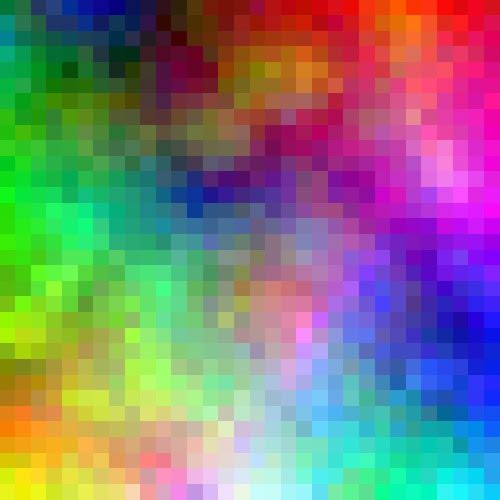
#> input picture jupyter-notebooks/som-ic2.jpg, 500 x 500 px
$ jupyter execute picwall2.ipynb
#> lines starting #> are read from the running program, lines starting #| are printed output that depends on the picture
[cell 1]
import numpy as np
import cv2
from matplotlib import pyplot as plt
from matplotlib import patches as patches
from random import randint
from PIL import Image
from math import sqrt
from math import sin
from math import cos
from math import pi
from math import floor
from math import ceil
import operator #for sorting array of tuples
from time import time

[cell 2]
img = cv2.imread('som-ic2.jpg')
#> img is the input picture: shape (500, 500, 3); mean B, G, R 122.5, 124.8, 127.9
#import SOM-image and convert to rgb
img_rgb = cv2.cvtColor(img, cv2.COLOR_BGR2RGB)
plt.figure(figsize=(1,1))
plt.imshow(img_rgb)

dist = int(500/32)#image width is 500
col_arr = []
#create 2-dimensional array of colors from SOM-image
for x in range(0, 32):
    yArr = []
    for y in range(0, 32):
        yArr.append(img_rgb[x*dist][y*dist])
    col_arr.append(yArr)
#> after the loop, col_arr = 32 items

[cell 3]
#when node is initialized with a number of leaves
#it recursively generates a (random) binary tree
class Node:
    #leftChild: None or new Node
    #rightChild: None or new Node
    #ar – aspect ratio: calculated from leftChild.ar and rightChild.ar
    #sliceDirection: "V"(0) or "H"(1) or None, when it's a leaf
    def __init__(self, numOfLeaves, aspectRatio, parent, width, height, position, rects, image):
        self.leftChild = None
        self.rightChild = None
        self.sliceDirection = None
        self.aspectRatio = aspectRatio
        self.image = image
        self.parent = parent
        self.width = width
        self.height = height
        self.position = position

        if(numOfLeaves == 1 and self.image == None): #this node is a leaf
            #select image/rect from rects, that best fits the aspectRatio
            self.image = findBestImg(aspectRatio, rects)

        if(numOfLeaves == 2): #this node is inner node with two leaves
            image1, image2 = findImagePair(aspectRatio, rects)
            if(width/height < aspectRatio):
                self.sliceDirection = 0
            else:
                self.sliceDirection = 1
            if(self.sliceDirection == 0): #vertical slice
                childWidth = height * (aspectRatio/2)
                childHeight = height
                leftPos = position
                rightPos = ((position[0] + width - childWidth), position[1])
                self.leftChild = Node(floor(numOfLeaves/2), aspectRatio/2, self, childWidth, childHeight, leftPos, rects, image1)
                self.rightChild = Node(ceil(numOfLeaves/2), aspectRatio/2, self, childWidth, childHeight, rightPos, rects, image2)
            else: #horizontal slice
                childWidth = width
                childHeight = width / (aspectRatio*2)
                leftPos = position
                rightPos = (position[0], (position[1] + height - childHeight))
                self.leftChild = Node(floor(numOfLeaves/2), aspectRatio*2, self, childWidth, childHeight, leftPos, rects, image1)
                self.rightChild = Node(ceil(numOfLeaves/2), aspectRatio*2, self, childWidth, childHeight, rightPos, rects, image2)

        if(numOfLeaves >= 2): #this node is an inner node with two children
            self.sliceDirection = randint(0,1) #random int 0 for "V", or 1 for "H"
            if(self.sliceDirection == 0): #vertical slice
                childWidth = height * (aspectRatio/2)
                childHeight = height
                leftPos = position
                rightPos = ((position[0] + width - childWidth), position[1])
                self.leftChild = Node(floor(numOfLeaves/2), aspectRatio/2, self, childWidth, childHeight, leftPos, rects, None)
                self.rightChild = Node(ceil(numOfLeaves/2), aspectRatio/2, self, childWidth, childHeight, rightPos, rects, None)
            else: #horizontal slice
                childWidth = width
                childHeight = width / (aspectRatio*2)
                leftPos = position
                rightPos = (position[0], (position[1] + height - childHeight))
                self.leftChild = Node(floor(numOfLeaves/2), aspectRatio*2, self, childWidth, childHeight, leftPos, rects, None)
                self.rightChild = Node(ceil(numOfLeaves/2), aspectRatio*2, self, childWidth, childHeight, rightPos, rects, None)

[cell 4]
def findBestImg(aspectRatio, rectangles):
    unassignedPos = firstUnassignedPos(rectangles)
    diff = abs(aspectRatio - ((rectangles[unassignedPos][2])/(rectangles[unassignedPos][3])))
    bestImgPos = unassignedPos

    for i in range(unassignedPos + 1, len(rectangles)):
        if(rectangles[i][5] == False): #rectangle not assigned yet
            ar_rect = (rectangles[i][2])/(rectangles[i][3]) #width/height
            tmpDiff = abs(aspectRatio - ar_rect)
            if(tmpDiff < diff):
                diff = tmpDiff
                bestImgPos = i

    rectangles[bestImgPos] = (rectangles[bestImgPos][0], rectangles[bestImgPos][1], rectangles[bestImgPos][2], rectangles[bestImgPos][3], rectangles[bestImgPos][4], True, rectangles[bestImgPos][6])
    return rectangles[bestImgPos] #format: (x, y, width, height, (r,g,b, 0.6), assigned, ar)

[cell 5]
def findImagePair(aspectRatio, rectangles):
    #sort rectangles according to their aspect ratios
    front = firstUnassignedPos(rectangles)
    back = lastUnassignedPos(rectangles)
    i = front
    j = back
    ar_front = rectangles[front][2] / rectangles[front][3]
    ar_back = rectangles[back][2] / rectangles[back][3]
    min_diff = abs(ar_front + ar_back - aspectRatio)
    while (front <= back):
        if (ar_front + ar_back > aspectRatio):
            if (abs(ar_front + ar_back - aspectRatio) < min_diff):
                min_diff = abs(ar_front + ar_back - aspectRatio)
                i = front
                j = back
            back = back - 1
            while(rectangles[back][5] == True and front <= back):
                back = back - 1
        elif (ar_front + ar_back < aspectRatio):
            if (abs(ar_front + ar_back - aspectRatio) < min_diff):
                min_diff = abs(ar_front + ar_back - aspectRatio)
                i = front
                j = back
            front = front + 1
            while(rectangles[front][5] == True and front <= back):
                front = front + 1
        else:
            i = front
            j = back
    #"erase" i and j from rectangles by changing flag to assigned = True
    rectangles[i] = (rectangles[i][0], rectangles[i][1], rectangles[i][2], rectangles[i][3], rectangles[i][4], True, rectangles[i][6])
    rectangles[j] = (rectangles[j][0], rectangles[j][1], rectangles[j][2], rectangles[j][3], rectangles[j][4], True, rectangles[j][6])
    return rectangles[i], rectangles[j]

[cell 6]
#returns the first index i from rectangles, where rectangles[i] is not assigned
def firstUnassignedPos(rectangles):
    for i in range(0, len(rectangles)):
        if(rectangles[i][5] == False):
            return i
    print("all positions in rectangles appear to be assigned")
    return -1

[cell 7]
def lastUnassignedPos(rectangles): #see firstUnassignedPos
    for i in range(len(rectangles)-1, -1, -1):
        if(rectangles[i][5] == False):
            return i
    print("all positions in rectangles appear to be assigned")
    return -1

[cell 8]
#returns an array of tuples, which define rectangles with random sizes
def generateRects(subsetSize):
    rects = []
    #subsetSize = 3 #originally subsetSize = 32
    for x in range(0, subsetSize):
        for y in range(0, subsetSize):
            rand_width = randint(30,100)
            rand_height = randint(30,100)
            r = float(col_arr[x][y][0]/255)
            g = float(col_arr[x][y][1]/255)
            b = float(col_arr[x][y][2]/255)
            assigned = False
            ar = rand_width/rand_height
            rects.append( (x*50, y*50, rand_width, rand_height, (r,g,b, 0.6), assigned, ar) ) #alpha 0.6

    return rects

[cell 9]
subsetSize = 3
numberOfImages = subsetSize*subsetSize
#set expected aspect ratio
ar_width = 2
ar_height = 3
size = 500 #size * ar for size of canvas
ar_exp = (ar_width/ar_height) #width/height

rects = generateRects(subsetSize) #will generate subsetSize * subsetSize rectangles from SOM
#> after the loop in generateRects, `for x in range(0, subsetSize):`: rects = 9 items
#> rects = 9 items
rects.sort(key = operator.itemgetter(6))#sort rects by their aspect ratio

# create the tree root node with numberOfImages, which creates the tree recursively
root = Node(numberOfImages, ar_exp, None, ar_width*size, ar_height*size, (0,0), rects, None)
#> the loop in firstUnassignedPos, `for i in range(0, len(rectangles)):` made 1 pass
#> in findImagePair, `front = firstUnassignedPos(rectangles)`: front = 0
#> the loop in lastUnassignedPos, `for i in range(len(rectangles)-1, -1, -1):` made 1 pass
#> i on pass 1: 8
#> in findImagePair, `back = lastUnassignedPos(rectangles)`: back = 8
#> in findImagePair, `i = front`: i = 0
#> in findImagePair, `j = back`: j = 8
#> in findImagePair, `ar_front = rectangles[front][2] / rectangles[front][3]`: ar_front = 0.556
#> in findImagePair, `ar_back = rectangles[back][2] / rectangles[back][3]`: ar_back = 1.21
#> in findImagePair, `min_diff = abs(ar_front + ar_back - aspectRatio)`: min_diff = 1.1
#> the loop in findImagePair, `while (front <= back):` made 9 passes
#> after the loop in findImagePair, `while (front <= back):`: back = -1; front = 0; min_diff = 1.1
#> the loop in firstUnassignedPos, `for i in range(0, len(rectangles)):` made 2 passes
#> in findBestImg, `unassignedPos = firstUnassignedPos(rectangles)`: unassignedPos = 1
#> in findBestImg, `diff = abs(aspectRatio - ((rectangles[unassignedPos][2])/(rectangles[u..`: diff = 0.273
#> in findBestImg, `bestImgPos = unassignedPos`: bestImgPos = 1
#> the loop in findBestImg, `for i in range(unassignedPos + 1, len(rectangles)):` made 7 passes
#> (ar_rect, tmpDiff) on passes 1 to 6: (0.633, 0.299), (0.712, 0.379), (0.952, 0.618), (1.03, 0.699), (1.12, 0.786), (1.19, 0.858)
#> after the loop in findBestImg, `for i in range(unassignedPos + 1, len(rectangles)):`: diff = 0.273
#> the loop in firstUnassignedPos (call 2), `for i in range(0, len(rectangles)):` made 3 passes
#> the loop in findBestImg (call 2), `for i in range(unassignedPos + 1, len(rectangles)):` made 6 passes
#> the loop in firstUnassignedPos (call 2), `for i in range(0, len(rectangles)):` made 4 passes
#> the loop in lastUnassignedPos (call 2), `for i in range(len(rectangles)-1, -1, -1):` made 2 passes
#> the loop in findImagePair (call 2), `while (front <= back):` made 5 passes

[cell 10]
#create blank (black) image
blank = np.zeros( (500, 500, 3), np.uint8 )
blank_img = Image.fromarray(blank, 'RGB')
#> blank_img: PIL image 500x500 RGB; every value is 0

#create figure and axes
fig,ax = plt.subplots(1)
ax.imshow(blank_img)

for i in range(0, len(rects)):
    posX = rects[i][0]
    posY = rects[i][1]
    width = rects[i][2]
    height = rects[i][3]
    color = rects[i][4]#[0:3]
    tmpRect = patches.Rectangle((posX, posY), width, height, linewidth=0, edgecolor=color, facecolor=color)
    ax.add_patch(tmpRect)
#> this loop made 9 passes
#> (posX, posY, width, height, color) on passes 1 to 9: (0, 50, 35, 63, (0.0863, 0.451, 0.227, 0.6)), (50, 100, 57, 94, (0.212, 0.443, 0.365, 0.6)), (100, 100, 62, 98, (0.145, 0.467, 0.325, 0.6)), (100, 0, 47, 66, (0.0118, 0.541, 0.518, 0.6)), (0, 0, 79, 83, (0, 0.471, 0.196, 0.6)), (0, 100, 95, 92, (0.176, 0.38, 0.329, 0.6)), (100, 50, 47, 42, (0.0706, 0.478, 0.38, 0.6)), (50, 0, 81, 68, (0.0549, 0.561, 0.412, 0.6)), (50, 50, 91, 75, (0.137, 0.522, 0.369, 0.6))

plt.imshow(blank_img)
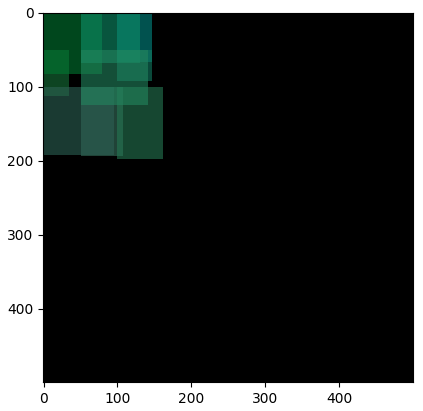
#> figure drawn by matplotlib, 1 panel

[cell 11]
blank2 = np.zeros( (ar_height*size, ar_width*size, 3), np.uint8 )
blank2_img = Image.fromarray(blank2, 'RGB')
#> blank2_img: PIL image 1000x1500 RGB; every value is 0

[cell 12]
#create figure and axes
fig,ax2 = plt.subplots(figsize=(5,5))
ax2.imshow(blank2_img)

#build image from tree structure
#traverse tree
def traverseTree(node):
    treeRects = []
    if(node.leftChild == None and node.rightChild == None): #leaf
        #display
        rect = node.image
        position = node.position
        width = rect[2]
        width = node.width
        height = rect[3]
        height = node.height
        #color = rect[4][0:3]
        tmpRect = patches.Rectangle(position, width, height, linewidth=0.5, edgecolor=(1,1,1), facecolor=(0,0,0))
        ax2.add_patch(tmpRect)
        #print(rect)
    else:
        traverseTree(node.leftChild)
        traverseTree(node.rightChild)

traverseTree(root)
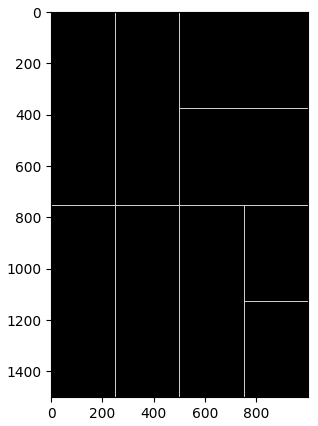
#> figure drawn by matplotlib, 1 panel

[cell 13]
#create figure and axes
fig,ax2 = plt.subplots(figsize=(8,8))
ax2.imshow(blank2_img)

#build image from tree structure
#traverse tree
def traverseTree(node):
    treeRects = []
    if(node.leftChild == None and node.rightChild == None): #leaf
        #display
        rect = node.image
        position = node.position
        width = rect[2]
        height = rect[3]
        if(node.height > node.width): # rect_height is bigger than rect_width
            height = (height/width) * node.width
            width = node.width
        else: # rect_width is same or bigger than rect_height
            width = (width/height) * node.height
            height = node.height
        color = rect[4][0:3] #add or remove transparency to see overlapping
        tmpRect = patches.Rectangle(position, width, height, linewidth=0, edgecolor=color, facecolor=color)
        ax2.add_patch(tmpRect)
        #print("width: ", width, ", height: ", height)
    else:
        traverseTree(node.leftChild)
        traverseTree(node.rightChild)

traverseTree(root)
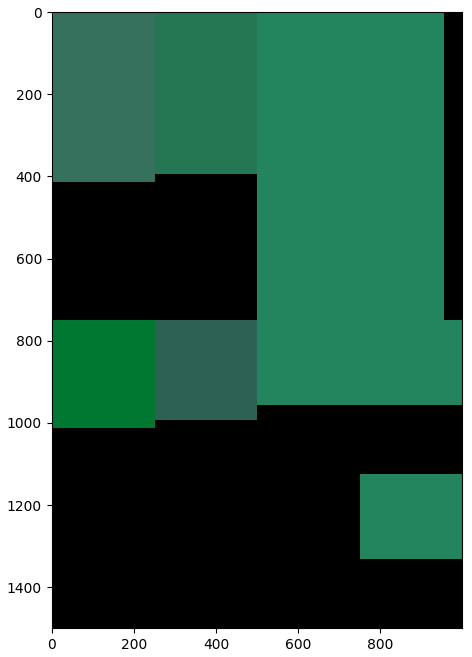
#> figure drawn by matplotlib, 1 panel

$ run again, with jupyter-notebooks/som-flowers.jpg copied over jupyter-notebooks/som-ic2.jpg
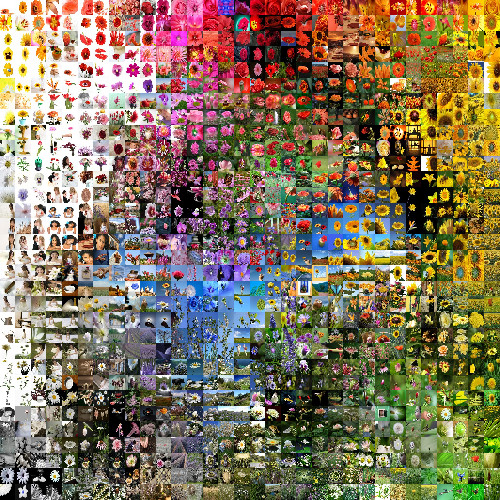
#> input picture jupyter-notebooks/som-flowers.jpg, 500 x 500 px
#> img is the input picture: shape (500, 500, 3); mean B, G, R 93.7, 117.9, 133.4
#> after the loop `for x in range(0, 32):`: col_arr = 32 items
#> after the loop in generateRects, `for x in range(0, subsetSize):`: rects = 9 items
#> the loop in firstUnassignedPos, `for i in range(0, len(rectangles)):` made 1 pass
#> in findImagePair, `front = firstUnassignedPos(rectangles)`: front = 0
#> the loop in lastUnassignedPos, `for i in range(len(rectangles)-1, -1, -1):` made 1 pass
#> i on pass 1: 8
#> in findImagePair, `back = lastUnassignedPos(rectangles)`: back = 8
#> in findImagePair, `i = front`: i = 0
#> j = 8
#> ar_front = 0.556
#> ar_back = 1.21
#> in findImagePair, `min_diff = abs(ar_front + ar_back - aspectRatio)`: min_diff = 1.1
#> the loop in findImagePair, `while (front <= back):` made 9 passes
#> after the loop in findImagePair, `while (front <= back):`: back = -1; front = 0; min_diff = 1.1
#> the loop in firstUnassignedPos, `for i in range(0, len(rectangles)):` made 2 passes
#> unassignedPos = 1
#> in findBestImg, `diff = abs(aspectRatio - ((rectangles[unassignedPos][2])/(rectangles[u..`: diff = 0.273
#> in findBestImg, `bestImgPos = unassignedPos`: bestImgPos = 1
#> the loop in findBestImg, `for i in range(unassignedPos + 1, len(rectangles)):` made 7 passes
#> (ar_rect, tmpDiff) on passes 1 to 6: (0.633, 0.299), (0.712, 0.379), (0.952, 0.618), (1.03, 0.699), (1.12, 0.786), (1.19, 0.858)
#> after the loop in findBestImg, `for i in range(unassignedPos + 1, len(rectangles)):`: diff = 0.273
#> the loop in firstUnassignedPos (call 2), `for i in range(0, len(rectangles)):` made 3 passes
#> the loop in findBestImg (call 2), `for i in range(unassignedPos + 1, len(rectangles)):` made 6 passes
#> the loop in firstUnassignedPos (call 2), `for i in range(0, len(rectangles)):` made 4 passes
#> the loop in lastUnassignedPos (call 2), `for i in range(len(rectangles)-1, -1, -1):` made 2 passes
#> the loop in findImagePair (call 2), `while (front <= back):` made 5 passes
#> blank_img: PIL image 500x500 RGB; every value is 0
#> the loop `for i in range(0, len(rects)):` made 9 passes
#> (posX, posY, width, height, color) on passes 1 to 8: (0, 50, 35, 63, (0.996, 0.996, 0.996, 0.6)), (50, 100, 57, 94, (1, 0.996, 0.957, 0.6)), (100, 100, 62, 98, (0.969, 0.984, 1, 0.6)), (100, 0, 47, 66, (1, 0.98, 0.816, 0.6)), (0, 0, 79, 83, (1, 1, 1, 0.6)), (0, 100, 95, 92, (0.992, 0.973, 0.961, 0.6)), (100, 50, 47, 42, (1, 0.949, 0.929, 0.6)), (50, 0, 81, 68, (0.933, 0.933, 0.933, 0.6))
#> `[cell 10] #create blank (black) image blank = np.zeros( (500, 500, 3),..`:
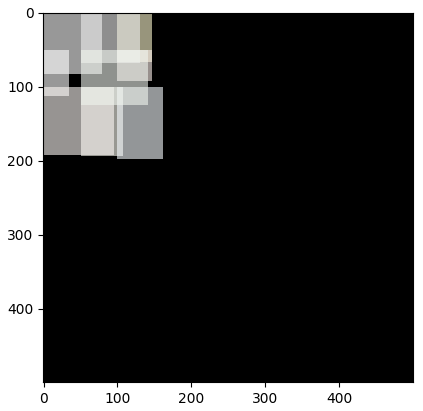
#> figure drawn by matplotlib, 1 panel
#> blank2_img: PIL image 1000x1500 RGB; every value is 0
#> `[cell 13] #create figure and axes fig,ax2 = plt.subplots(figsize=(8,8)..`:
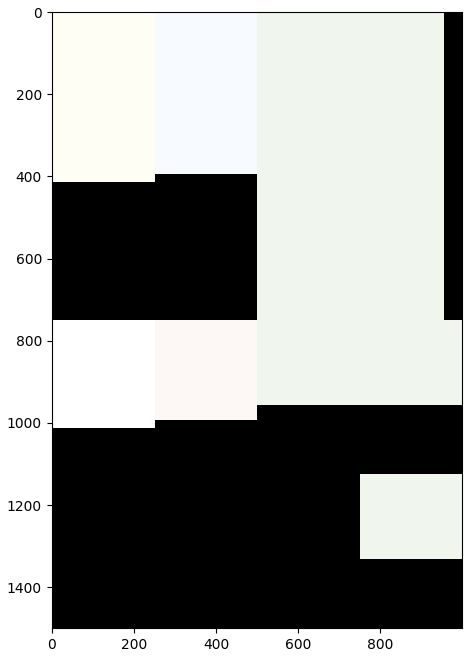
#> figure drawn by matplotlib, 1 panel
